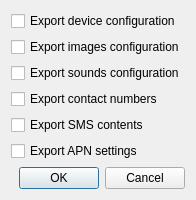
<?xml version="1.0" encoding="UTF-8"?>
<ui version="4.0">
 <class>exportSelectorDialog</class>
 <widget class="QDialog" name="exportSelectorDialog">
  <property name="geometry">
   <rect>
    <x>0</x>
    <y>0</y>
    <width>190</width>
    <height>189</height>
   </rect>
  </property>
  <property name="maximumSize">
   <size>
    <width>190</width>
    <height>200</height>
   </size>
  </property>
  <property name="windowTitle">
   <string>Select exports</string>
  </property>
  <layout class="QGridLayout" name="gridLayout">
   <item row="2" column="0">
    <widget class="QCheckBox" name="expSoundsCfgEnable">
     <property name="text">
      <string>Export sounds configuration</string>
     </property>
    </widget>
   </item>
   <item row="1" column="0">
    <widget class="QCheckBox" name="expImagesCfgEnable">
     <property name="text">
      <string>Export images configuration</string>
     </property>
    </widget>
   </item>
   <item row="6" column="0">
    <widget class="QCheckBox" name="expAPNCfgEnable">
     <property name="text">
      <string>Export APN settings</string>
     </property>
    </widget>
   </item>
   <item row="0" column="0">
    <widget class="QCheckBox" name="expDeviceCfgEnable">
     <property name="text">
      <string>Export device configuration</string>
     </property>
    </widget>
   </item>
   <item row="4" column="0">
    <widget class="QCheckBox" name="expContactNumsCfgEnable">
     <property name="text">
      <string>Export contact numbers</string>
     </property>
    </widget>
   </item>
   <item row="5" column="0">
    <widget class="QCheckBox" name="expSMSCfgEnable">
     <property name="text">
      <string>Export SMS contents</string>
     </property>
    </widget>
   </item>
   <item row="7" column="0">
    <widget class="QWidget" name="widget" native="true">
     <layout class="QHBoxLayout" name="horizontalLayout">
      <property name="leftMargin">
       <number>0</number>
      </property>
      <property name="topMargin">
       <number>0</number>
      </property>
      <property name="rightMargin">
       <number>0</number>
      </property>
      <property name="bottomMargin">
       <number>0</number>
      </property>
      <item>
       <spacer name="horizontalSpacer">
        <property name="orientation">
         <enum>Qt::Horizontal</enum>
        </property>
        <property name="sizeHint" stdset="0">
         <size>
          <width>40</width>
          <height>20</height>
         </size>
        </property>
       </spacer>
      </item>
      <item>
       <widget class="QPushButton" name="acceptButton">
        <property name="text">
         <string>OK</string>
        </property>
       </widget>
      </item>
      <item>
       <widget class="QPushButton" name="cancelButton">
        <property name="text">
         <string>Cancel</string>
        </property>
       </widget>
      </item>
     </layout>
    </widget>
   </item>
  </layout>
 </widget>
 <tabstops>
  <tabstop>expDeviceCfgEnable</tabstop>
  <tabstop>expImagesCfgEnable</tabstop>
  <tabstop>expSoundsCfgEnable</tabstop>
  <tabstop>expContactNumsCfgEnable</tabstop>
  <tabstop>expSMSCfgEnable</tabstop>
  <tabstop>expAPNCfgEnable</tabstop>
  <tabstop>acceptButton</tabstop>
  <tabstop>cancelButton</tabstop>
 </tabstops>
 <resources/>
 <connections/>
</ui>
